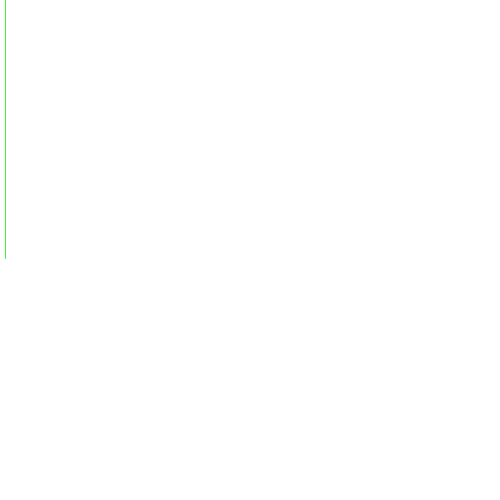
Frame 1 (no input)
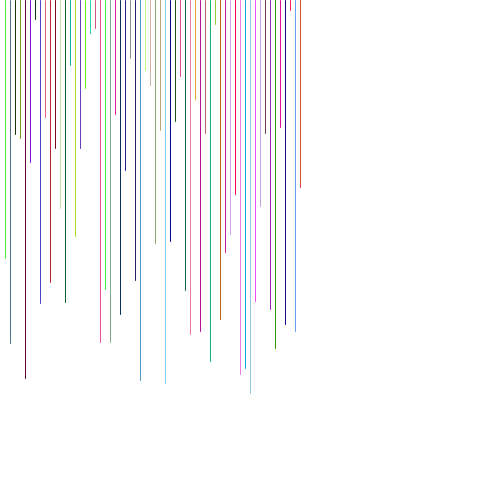
Frame 60 (the mouse pressed at the canvas centre just before this capture)
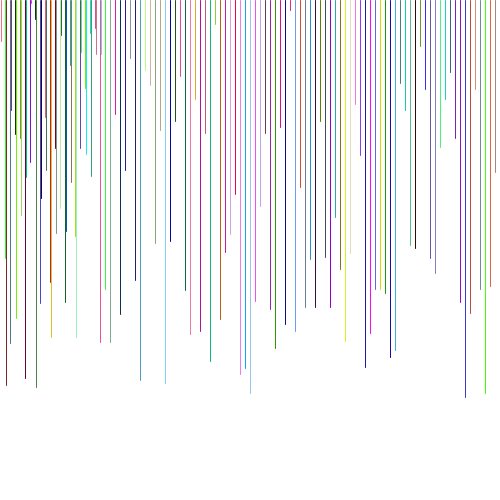
Frame 120 (the mouse held since frame 60 and released just before this capture)

The Processing sketch that drew these frames (run headless with seeded random() and noise(); from frame 60 on, the mouse is pressed at the canvas centre):

// Processing sketch: E2
// ── E2.pde
int r, g, b, m, n;

void setup()
{
  
  
  m=0;
  n=50;
  
  size(500,500);
  background(255);
  

 
  
}

void draw()
{

  m=m+5;
  m%=499;
  n=floor(random(400));
  
  
  r=floor(random(256));
  g=floor(random(256));
  b=floor(random(256));
  
  stroke(r, g, b);
  line(m, 0, m, n);
  
  
  
}
